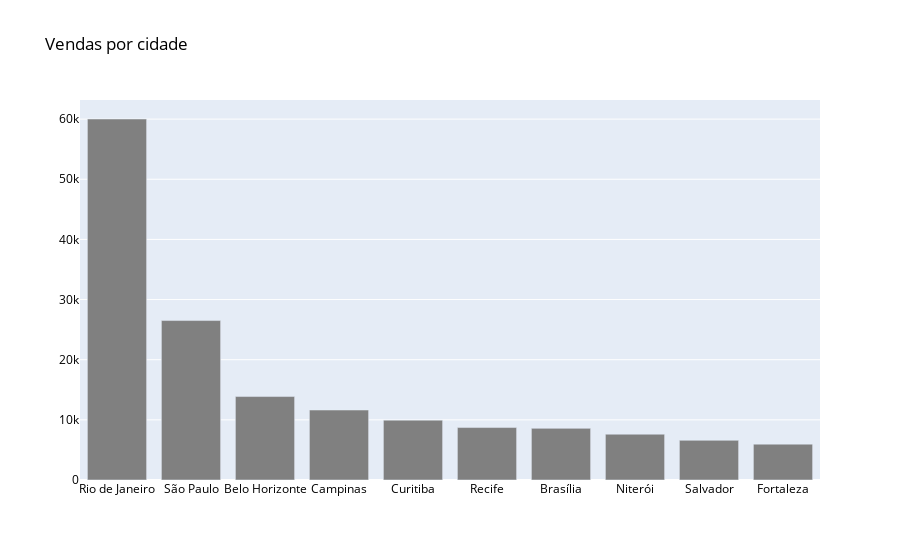

This figure's notebook cell:
### Code cell
fig = go.Figure(data=go.Bar(x=df_cidades['Cidade'], y=df_cidades['Vendas'], marker={'color': 'gray'}))
fig.update_layout(font=dict(color='black'), title_text='Vendas por cidade', barmode='group')
fig.show()

### Figure 1 — Plotly figure (JSON) as saved in the notebook; plotly's stock layout.template omitted (floating-point values rounded to 4 significant figures)
{"data": [{"marker": {"color": "gray"}, "type": "bar", "x": ["Rio de Janeiro", "São Paulo", "Belo Horizonte", "Campinas", "Curitiba", "Recife", "Brasília", "Niterói", "Salvador", "Fortaleza"], "y": [60018, 26509, 13872, 11633, 9954, 8720, 8583, 7616, 6593, 5962]}], "layout": {"barmode": "group", "font": {"color": "black"}, "title": {"text": "Vendas por cidade"}}}
